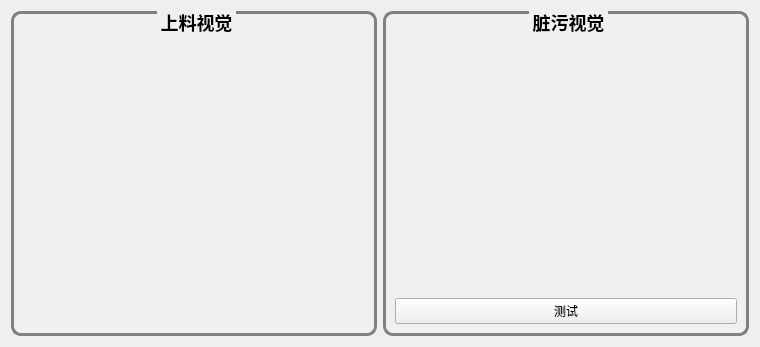
<?xml version="1.0" encoding="UTF-8"?>
<ui version="4.0">
 <class>WidgetVision</class>
 <widget class="QWidget" name="WidgetVision">
  <property name="geometry">
   <rect>
    <x>0</x>
    <y>0</y>
    <width>760</width>
    <height>347</height>
   </rect>
  </property>
  <property name="windowTitle">
   <string>Form</string>
  </property>
  <property name="styleSheet">
   <string notr="true">QGroupBox
{
	border: 3px solid gray;
	border-radius:10px;
	margin-top:5ex;
	font-family:楷体;
	font:bold 17px;
} 
QGroupBox::title
{
	subcontrol-origin:margin;
	subcontrol-position:top center;
	padding:1px;
}
QGroupBox::enabled{
	border: 3px solid gray;
}
QGroupBox::!enabled{
	border: 1px solid gray;
}

</string>
  </property>
  <layout class="QHBoxLayout" name="horizontalLayout_main">
   <item>
    <widget class="QGroupBox" name="groupBox">
     <property name="maximumSize">
      <size>
       <width>800</width>
       <height>16777215</height>
      </size>
     </property>
     <property name="styleSheet">
      <string notr="true">QGroupBox
{
	background-color: rgb(240, 240, 240);
	border: 3px solid gray;
	border-radius:10px;
	margin-top:5ex;
	font-family:楷体;
	font:bold 18px;
} 
QGroupBox::title
{
	subcontrol-origin:margin;
	subcontrol-position:top center;
	padding:1px;
}
QGroupBox::enabled{
	border: 3px solid gray;
}
QGroupBox::!enabled {
	border: 1px solid gray;
}</string>
     </property>
     <property name="title">
      <string>上料视觉</string>
     </property>
     <layout class="QVBoxLayout" name="verticalLayout">
      <item>
       <widget class="ImageCanvas" name="widgetImage1" native="true">
        <property name="sizePolicy">
         <sizepolicy hsizetype="Preferred" vsizetype="Preferred">
          <horstretch>1</horstretch>
          <verstretch>1</verstretch>
         </sizepolicy>
        </property>
       </widget>
      </item>
     </layout>
    </widget>
   </item>
   <item>
    <widget class="QGroupBox" name="groupBox_dirty">
     <property name="maximumSize">
      <size>
       <width>800</width>
       <height>16777215</height>
      </size>
     </property>
     <property name="styleSheet">
      <string notr="true">QGroupBox
{
	background-color: rgb(240, 240, 240);
	border: 3px solid gray;
	border-radius:10px;
	margin-top:5ex;
	font-family:楷体;
	font:bold 18px;
} 
QGroupBox::title
{
	subcontrol-origin:margin;
	subcontrol-position:top center;
	padding:1px;
}
QGroupBox::enabled{
	border: 3px solid gray;
}
QGroupBox::!enabled {
	border: 1px solid gray;
}</string>
     </property>
     <property name="title">
      <string>脏污视觉</string>
     </property>
     <layout class="QVBoxLayout" name="verticalLayout_dirty">
      <item>
       <widget class="ImageCanvas" name="widgetDirtyImg" native="true">
        <property name="sizePolicy">
         <sizepolicy hsizetype="Preferred" vsizetype="Preferred">
          <horstretch>1</horstretch>
          <verstretch>1</verstretch>
         </sizepolicy>
        </property>
       </widget>
      </item>
      <item>
       <widget class="QPushButton" name="btnTestDirty">
        <property name="sizePolicy">
         <sizepolicy hsizetype="Minimum" vsizetype="Fixed">
          <horstretch>0</horstretch>
          <verstretch>0</verstretch>
         </sizepolicy>
        </property>
        <property name="text">
         <string>测试</string>
        </property>
       </widget>
      </item>
     </layout>
    </widget>
   </item>
  </layout>
 </widget>
 <customwidgets>
  <customwidget>
   <class>ImageCanvas</class>
   <extends>QWidget</extends>
   <header location="global">ImageCanvas.h</header>
   <container>1</container>
  </customwidget>
 </customwidgets>
 <resources/>
 <connections/>
</ui>
